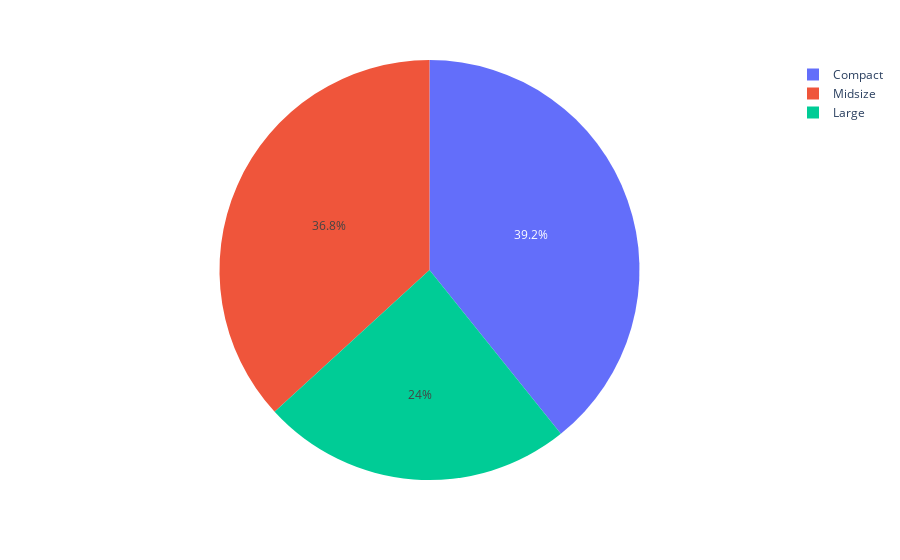

Write notebook code for a chart like this one.
### Code cell
P=px.pie(df,names='Vehicle Size')
P.show()

### Figure 1 — Plotly figure (JSON) as saved in the notebook; plotly's stock layout.template omitted (floating-point values rounded to 4 significant figures; data arrays with more than 128 entries replaced by an {"elided": "..."} marker saying what was removed)
{"data": [{"domain": {"x": [0, 1], "y": [0, 1]}, "hovertemplate": "Vehicle Size=%{label}<extra></extra>", "labels": {"elided": "11199 str values"}, "legendgroup": "", "name": "", "showlegend": true, "type": "pie"}], "layout": {"legend": {"tracegroupgap": 0}, "margin": {"t": 60}}}
